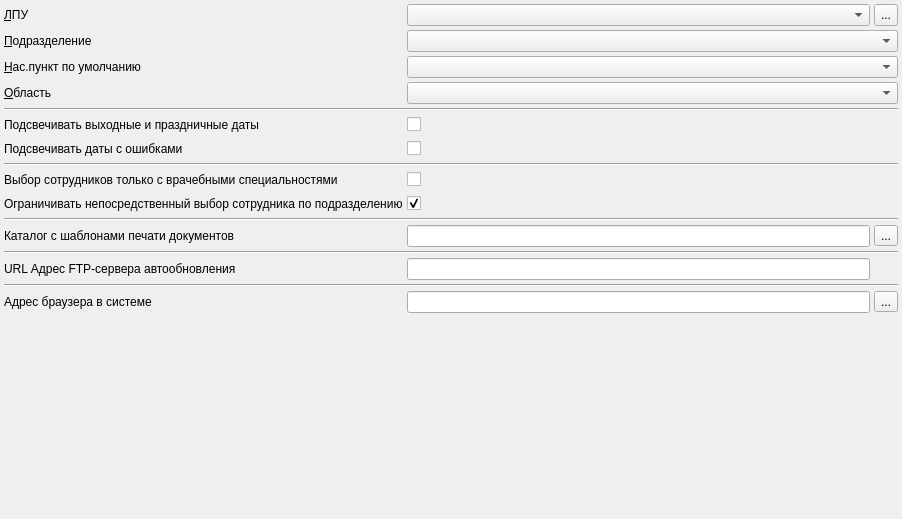
<?xml version="1.0" encoding="UTF-8"?>
<ui version="4.0">
 <class>mainPage</class>
 <widget class="QWidget" name="mainPage">
  <property name="geometry">
   <rect>
    <x>0</x>
    <y>0</y>
    <width>902</width>
    <height>519</height>
   </rect>
  </property>
  <property name="windowTitle">
   <string>Основные настройки</string>
  </property>
  <layout class="QGridLayout" name="gridLayout">
   <property name="margin">
    <number>4</number>
   </property>
   <property name="spacing">
    <number>4</number>
   </property>
   <item row="8" column="1">
    <widget class="QCheckBox" name="chkOnlyDoctors">
     <property name="text">
      <string/>
     </property>
    </widget>
   </item>
   <item row="5" column="0">
    <widget class="QLabel" name="label">
     <property name="text">
      <string>Подсвечивать выходные и праздничные даты</string>
     </property>
     <property name="buddy">
      <cstring>chkHighlightRedDate</cstring>
     </property>
    </widget>
   </item>
   <item row="11" column="3">
    <widget class="QToolButton" name="btnSelectTemplateDir">
     <property name="text">
      <string>...</string>
     </property>
    </widget>
   </item>
   <item row="11" column="1" colspan="2">
    <widget class="QLineEdit" name="edtTemplateDir"/>
   </item>
   <item row="5" column="1">
    <widget class="QCheckBox" name="chkHighlightRedDate">
     <property name="text">
      <string/>
     </property>
    </widget>
   </item>
   <item row="3" column="1" colspan="3">
    <widget class="CKLADRComboBox" name="cmbProvince"/>
   </item>
   <item row="6" column="0">
    <widget class="QLabel" name="label_2">
     <property name="text">
      <string>Подсвечивать даты с ошибками</string>
     </property>
     <property name="buddy">
      <cstring>chkHighlightInvalidDate</cstring>
     </property>
    </widget>
   </item>
   <item row="6" column="1">
    <widget class="QCheckBox" name="chkHighlightInvalidDate">
     <property name="text">
      <string/>
     </property>
    </widget>
   </item>
   <item row="4" column="0" colspan="4">
    <widget class="Line" name="line">
     <property name="orientation">
      <enum>Qt::Horizontal</enum>
     </property>
    </widget>
   </item>
   <item row="5" column="2" colspan="2">
    <spacer name="horizontalSpacer_4">
     <property name="orientation">
      <enum>Qt::Horizontal</enum>
     </property>
     <property name="sizeHint" stdset="0">
      <size>
       <width>168</width>
       <height>20</height>
      </size>
     </property>
    </spacer>
   </item>
   <item row="9" column="1">
    <widget class="QCheckBox" name="chkPersonFilterInCmb">
     <property name="text">
      <string/>
     </property>
     <property name="checked">
      <bool>true</bool>
     </property>
    </widget>
   </item>
   <item row="11" column="0">
    <widget class="QLabel" name="lblTemplateDir">
     <property name="sizePolicy">
      <sizepolicy hsizetype="Maximum" vsizetype="Preferred">
       <horstretch>0</horstretch>
       <verstretch>0</verstretch>
      </sizepolicy>
     </property>
     <property name="text">
      <string>Каталог с шаблонами печати документов</string>
     </property>
     <property name="buddy">
      <cstring>edtTemplateDir</cstring>
     </property>
    </widget>
   </item>
   <item row="2" column="0">
    <widget class="QLabel" name="lblDefaultCity">
     <property name="minimumSize">
      <size>
       <width>130</width>
       <height>0</height>
      </size>
     </property>
     <property name="text">
      <string>&amp;Нас.пункт по умолчанию</string>
     </property>
     <property name="buddy">
      <cstring>cmbDefaultCity</cstring>
     </property>
    </widget>
   </item>
   <item row="17" column="0">
    <spacer name="spacer">
     <property name="orientation">
      <enum>Qt::Vertical</enum>
     </property>
     <property name="sizeHint" stdset="0">
      <size>
       <width>61</width>
       <height>149</height>
      </size>
     </property>
    </spacer>
   </item>
   <item row="0" column="1" colspan="2">
    <widget class="CPolyclinicComboBox" name="cmbOrganisation"/>
   </item>
   <item row="14" column="0">
    <widget class="QLabel" name="lblFTPUrl">
     <property name="sizePolicy">
      <sizepolicy hsizetype="Maximum" vsizetype="Preferred">
       <horstretch>0</horstretch>
       <verstretch>0</verstretch>
      </sizepolicy>
     </property>
     <property name="text">
      <string>URL Адрес FTP-cервера автообновления</string>
     </property>
     <property name="buddy">
      <cstring>edtFTPUrl</cstring>
     </property>
    </widget>
   </item>
   <item row="10" column="0" colspan="4">
    <widget class="Line" name="line_3">
     <property name="orientation">
      <enum>Qt::Horizontal</enum>
     </property>
    </widget>
   </item>
   <item row="3" column="0">
    <widget class="QLabel" name="lblDefaultProvince">
     <property name="minimumSize">
      <size>
       <width>130</width>
       <height>0</height>
      </size>
     </property>
     <property name="text">
      <string>&amp;Область</string>
     </property>
     <property name="buddy">
      <cstring>cmbProvince</cstring>
     </property>
    </widget>
   </item>
   <item row="1" column="0">
    <widget class="QLabel" name="lblOrgStructure">
     <property name="sizePolicy">
      <sizepolicy hsizetype="Maximum" vsizetype="Preferred">
       <horstretch>0</horstretch>
       <verstretch>0</verstretch>
      </sizepolicy>
     </property>
     <property name="minimumSize">
      <size>
       <width>130</width>
       <height>0</height>
      </size>
     </property>
     <property name="text">
      <string>&amp;Подразделение</string>
     </property>
     <property name="buddy">
      <cstring>cmbOrgStructure</cstring>
     </property>
    </widget>
   </item>
   <item row="2" column="1" colspan="3">
    <widget class="CKLADRComboBox" name="cmbDefaultCity"/>
   </item>
   <item row="7" column="0" colspan="4">
    <widget class="Line" name="line_2">
     <property name="orientation">
      <enum>Qt::Horizontal</enum>
     </property>
    </widget>
   </item>
   <item row="0" column="0">
    <widget class="QLabel" name="lblOrganisation">
     <property name="sizePolicy">
      <sizepolicy hsizetype="Maximum" vsizetype="Fixed">
       <horstretch>0</horstretch>
       <verstretch>0</verstretch>
      </sizepolicy>
     </property>
     <property name="minimumSize">
      <size>
       <width>130</width>
       <height>0</height>
      </size>
     </property>
     <property name="text">
      <string>&amp;ЛПУ</string>
     </property>
     <property name="buddy">
      <cstring>cmbOrganisation</cstring>
     </property>
    </widget>
   </item>
   <item row="9" column="0">
    <widget class="QLabel" name="lblCmbPersonFilter">
     <property name="toolTip">
      <string>Возможность прямого ввода только тех врачей, которые отфильтрованы в выпадающем диалоге.</string>
     </property>
     <property name="text">
      <string>Ограничивать непосредственный выбор сотрудника по подразделению</string>
     </property>
    </widget>
   </item>
   <item row="14" column="1" colspan="2">
    <widget class="QLineEdit" name="edtFTPUrl"/>
   </item>
   <item row="0" column="3">
    <widget class="QToolButton" name="btnSelectOrganisation">
     <property name="sizePolicy">
      <sizepolicy hsizetype="Fixed" vsizetype="Ignored">
       <horstretch>0</horstretch>
       <verstretch>0</verstretch>
      </sizepolicy>
     </property>
     <property name="text">
      <string>...</string>
     </property>
    </widget>
   </item>
   <item row="1" column="1" colspan="3">
    <widget class="COrgStructureComboBox" name="cmbOrgStructure"/>
   </item>
   <item row="8" column="2" colspan="2">
    <spacer name="horizontalSpacer_15">
     <property name="orientation">
      <enum>Qt::Horizontal</enum>
     </property>
     <property name="sizeHint" stdset="0">
      <size>
       <width>168</width>
       <height>20</height>
      </size>
     </property>
    </spacer>
   </item>
   <item row="13" column="0" colspan="4">
    <widget class="Line" name="line_4">
     <property name="orientation">
      <enum>Qt::Horizontal</enum>
     </property>
    </widget>
   </item>
   <item row="9" column="2" colspan="2">
    <spacer name="horizontalSpacer_3">
     <property name="orientation">
      <enum>Qt::Horizontal</enum>
     </property>
     <property name="sizeHint" stdset="0">
      <size>
       <width>40</width>
       <height>20</height>
      </size>
     </property>
    </spacer>
   </item>
   <item row="8" column="0">
    <widget class="QLabel" name="lblOnlyDoctors">
     <property name="text">
      <string>Выбор сотрудников только с врачебными специальностями</string>
     </property>
    </widget>
   </item>
   <item row="6" column="2" colspan="2">
    <spacer name="horizontalSpacer_5">
     <property name="orientation">
      <enum>Qt::Horizontal</enum>
     </property>
     <property name="sizeHint" stdset="0">
      <size>
       <width>168</width>
       <height>20</height>
      </size>
     </property>
    </spacer>
   </item>
   <item row="16" column="1" colspan="2">
    <widget class="QLineEdit" name="edtBrowserDir"/>
   </item>
   <item row="16" column="0">
    <widget class="QLabel" name="lblPathBrowser">
     <property name="text">
      <string>Адрес браузера в системе</string>
     </property>
    </widget>
   </item>
   <item row="16" column="3">
    <widget class="QToolButton" name="btnSelectBrowserDir">
     <property name="text">
      <string>...</string>
     </property>
    </widget>
   </item>
   <item row="15" column="0" colspan="4">
    <widget class="Line" name="line_5">
     <property name="orientation">
      <enum>Qt::Horizontal</enum>
     </property>
    </widget>
   </item>
  </layout>
 </widget>
 <customwidgets>
  <customwidget>
   <class>CPolyclinicComboBox</class>
   <extends>QComboBox</extends>
   <header location="global">Orgs/OrgComboBox.h</header>
  </customwidget>
  <customwidget>
   <class>COrgStructureComboBox</class>
   <extends>QComboBox</extends>
   <header location="global">Orgs/OrgStructComboBoxes.h</header>
  </customwidget>
  <customwidget>
   <class>CKLADRComboBox</class>
   <extends>QComboBox</extends>
   <header location="global">KLADR/kladrComboxes.h</header>
  </customwidget>
 </customwidgets>
 <tabstops>
  <tabstop>cmbOrganisation</tabstop>
  <tabstop>btnSelectOrganisation</tabstop>
  <tabstop>cmbOrgStructure</tabstop>
  <tabstop>cmbDefaultCity</tabstop>
  <tabstop>cmbProvince</tabstop>
  <tabstop>chkHighlightRedDate</tabstop>
  <tabstop>chkHighlightInvalidDate</tabstop>
  <tabstop>chkOnlyDoctors</tabstop>
  <tabstop>chkPersonFilterInCmb</tabstop>
  <tabstop>edtTemplateDir</tabstop>
  <tabstop>btnSelectTemplateDir</tabstop>
 </tabstops>
 <resources/>
 <connections/>
</ui>
